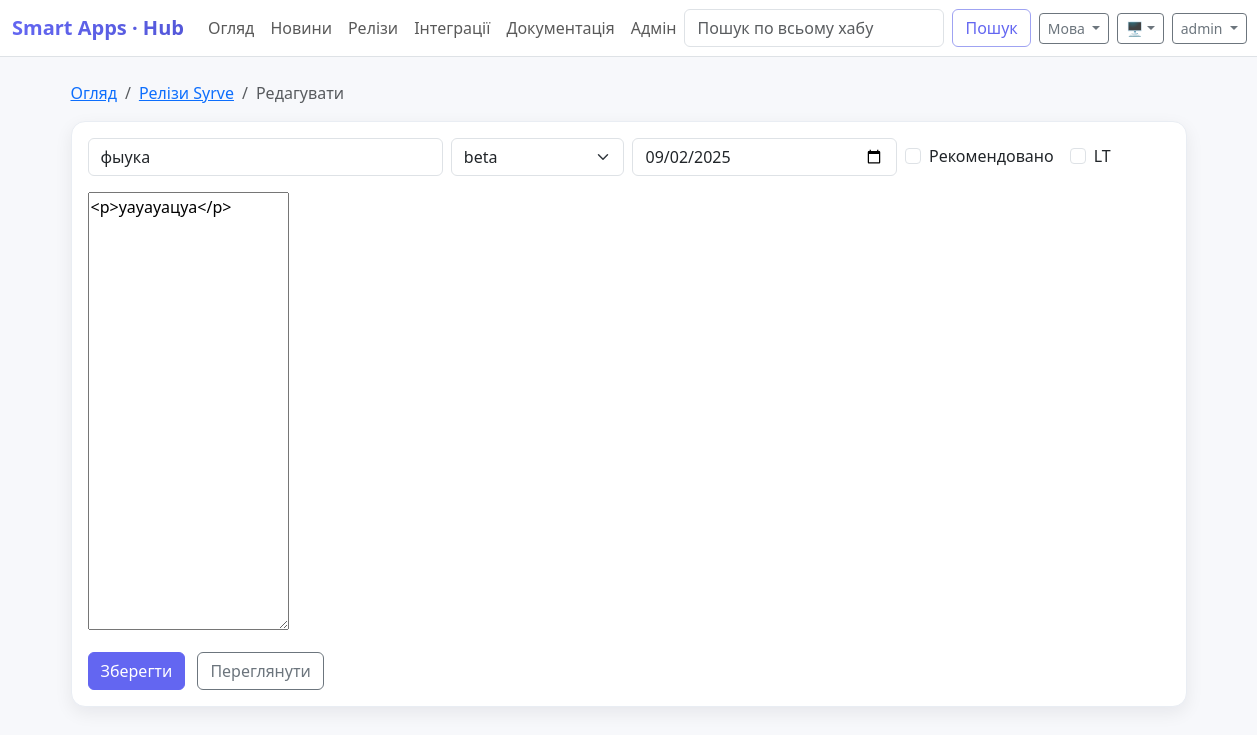
The app's page /release_edit.php?id=6 (signed in) with its own data.
### tables this page shows
CREATE TABLE syrve_releases (
        id INTEGER PRIMARY KEY AUTOINCREMENT,
        name TEXT NOT NULL,
        slug TEXT NOT NULL UNIQUE,
        released_at TEXT NOT NULL,
        channel TEXT NOT NULL DEFAULT 'stable',
        is_recommended INTEGER NOT NULL DEFAULT 0,
        is_lt INTEGER NOT NULL DEFAULT 0
    , notes_html TEXT NOT NULL DEFAULT '');

### helpers.php (called while the page is built, shortened)
<?php
require_once __DIR__.'/db.php';
if (!function_exists('__')) {
    function __($key): string {
        $d = $GLOBALS['I18N'] ?? [];
        return (string)($d[$key] ?? $key);
    }
}
function e($s){ return htmlspecialchars((string)($s ?? ''), ENT_QUOTES, 'UTF-8'); }
function db_one($sql, $params = []){
    $st = db()->prepare($sql);
    $st->execute($params);
    $r = $st->fetch(PDO::FETCH_ASSOC);
    return $r ?: null;
}

### db.php (called while the page is built, shortened)
<?php
function db(): PDO {
    static $pdo = null;
    if ($pdo === null) {
        $dataDir = __DIR__ . '/data';
        $pdo = new PDO('sqlite:' . $dataDir . '/app.db');
        $pdo->setAttribute(PDO::ATTR_ERRMODE, PDO::ERRMODE_EXCEPTION);
        $pdo->exec('PRAGMA foreign_keys = ON;');
        $pdo->exec('PRAGMA journal_mode = WAL;');
        $pdo->exec('PRAGMA synchronous = NORMAL;');
        $pdo->exec('PRAGMA busy_timeout = 5000;');
        migrate($pdo);
    }
    return $pdo;
}
function col_exists(PDO $pdo, string $table, string $col): bool {
    $st = $pdo->query("PRAGMA table_info($table)");
    foreach ($st->fetchAll(PDO::FETCH_ASSOC) as $r) {
        if (strcasecmp((string)$r['name'], $col) === 0) return true;
    }
    return false;
}
function add_col_if_missing(PDO $pdo, string $table, string $col, string $typeSql): void {
    if (!col_exists($pdo, $table, $col)) {
        $pdo->exec("ALTER TABLE $table ADD COLUMN $col $typeSql");
    }
}
function migrate(PDO $pdo): void {
    $pdo->exec("
        CREATE TABLE IF NOT EXISTS news(
            id INTEGER PRIMARY KEY AUTOINCREMENT,
            title      TEXT NOT NULL,
            body_md    TEXT NOT NULL DEFAULT '',
            body_html  TEXT NOT NULL DEFAULT '',
            tags       TEXT DEFAULT '',
            created_at TEXT NOT NULL,
            author     TEXT DEFAULT ''
        );
    ");
    $pdo->exec("
        CREATE TABLE IF NOT EXISTS docs(
            id INTEGER PRIMARY KEY AUTOINCREMENT,
            title          TEXT NOT NULL,
            description_md TEXT NOT NULL,
            link           TEXT DEFAULT '',
            file_path      TEXT DEFAULT '',
            tags           TEXT DEFAULT '',
            updated_at     TEXT NOT NULL
        );
    ");
    $pdo->exec("
        CREATE TABLE IF NOT EXISTS plugins(
            id        INTEGER PRIMARY KEY AUTOINCREMENT,
            slug      TEXT NOT NULL UNIQUE,
            name      TEXT NOT NULL,
            description TEXT NOT NULL,
            repo_url  TEXT DEFAULT '',
            homepage  TEXT DEFAULT '',
            is_active INTEGER NOT NULL DEFAULT 1,
            category  TEXT NOT NULL DEFAULT ''
        );
    ");
    $pdo->exec("
        CREATE TABLE IF NOT EXISTS plugin_versions(
            id          INTEGER PRIMARY KEY AUTOINCREMENT,
            plugin_id   INTEGER NOT NULL REFERENCES plugins(id) ON DELETE CASCADE,
            version     TEXT NOT NULL,
            channel     TEXT NOT NULL,
            min_syrve   TEXT NOT NULL,
            released_at TEXT NOT NULL,
            file_path   TEXT DEFAULT '',
            checksum    TEXT DEFAULT '',
            changelog_md TEXT DEFAULT ''
        );
    ");
    $pdo->exec("
        CREATE TABLE IF NOT EXISTS syrve_releases(
            id             INTEGER PRIMARY KEY AUTOINCREMENT,
            name           TEXT NOT NULL,
            slug           TEXT NOT NULL UNIQUE,
            released_at    TEXT NOT NULL,
            channel        TEXT NOT NULL,
            is_recommended INTEGER NOT NULL DEFAULT 0,
            is_lt          INTEGER NOT NULL DEFAULT 0,
            notes_html     TEXT NOT NULL DEFAULT ''
        );
    ");
    $pdo->exec("
        CREATE TABLE IF NOT EXISTS users(
            id INTEGER PRIMARY KEY AUTOINCREMENT,
            username     TEXT NOT NULL UNIQUE,
            password_hash TEXT NOT NULL,
            role         TEXT NOT NULL DEFAULT 'editor',
            is_active    INTEGER NOT NULL DEFAULT 1,
            created_at   TEXT NOT NULL
        );
    ");
    add_col_if_missing($pdo, 'news', 'body_html', "TEXT NOT NULL DEFAULT ''");
    add_col_if_missing($pdo, 'syrve_releases', 'notes_html', "TEXT NOT NULL DEFAULT ''");
    add_col_if_missing($pdo, 'plugins', 'category', "TEXT NOT NULL DEFAULT ''");
    $pdo->exec("
        CREATE TABLE IF NOT EXISTS plugin_files(
            id INTEGER PRIMARY KEY AUTOINCREMENT,
            plugin_version_id INTEGER NOT NULL REFERENCES plugin_versions(id) ON DELETE CASCADE,
            label      TEXT NOT NULL DEFAULT '',
            file_path  TEXT NOT NULL,
            checksum   TEXT NOT NULL DEFAULT '',
            ext        TEXT NOT NULL DEFAULT '',
            size_bytes INTEGER NOT NULL DEFAULT 0
        );
    ");
    add_col_if_missing($pdo, 'plugin_files', 'ext', "TEXT NOT NULL DEFAULT ''");
    add_col_if_missing($pdo, 'plugin_files', 'size_bytes', "INTEGER NOT NULL DEFAULT 0");
    $u = __DIR__ . '/uploads';
    $pdo->exec("
        CREATE VIRTUAL TABLE IF NOT EXISTS search_all USING fts5(
            type,              -- 'news' | 'doc' | 'plugin'
            rid UNINDEXED,     -- id строки в своей таблице
            title,
            body,
            tags,
            tokenize='unicode61'
        );
    ");
    $pdo->exec("
        CREATE TRIGGER IF NOT EXISTS trg_news_ai AFTER INSERT ON news BEGIN
          INSERT INTO search_all(type,rid,title,body,tags)
          VALUES('news', NEW.id, NEW.title, COALESCE(NULLIF(NEW.body_html,''), NEW.body_md), COALESCE(NEW.tags,''));
        END;
    ");
    $pdo->exec("
        CREATE TRIGGER IF NOT EXISTS trg_news_au AFTER UPDATE ON news BEGIN
          DELETE FROM search_all WHERE type='news' AND rid=OLD.id;
          INSERT INTO search_all(type,rid,title,body,tags)
          VALUES('news', NEW.id, NEW.title, COALESCE(NULLIF(NEW.body_html,''), NEW.body_md), COALESCE(NEW.tags,''));
        END;
    ");
    $pdo->exec("
        CREATE TRIGGER IF NOT EXISTS trg_news_ad AFTER DELETE ON news BEGIN
          DELETE FROM search_all WHERE type='news' AND rid=OLD.id;
        END;
    ");
    $pdo->exec("
        CREATE TRIGGER IF NOT EXISTS trg_docs_ai AFTER INSERT ON docs BEGIN
          INSERT INTO search_all(type,rid,title,body,tags)
          VALUES('doc', NEW.id, NEW.title, NEW.description_md, COALESCE(NEW.tags,''));
        END;
    ");
    $pdo->exec("
        CREATE TRIGGER IF NOT EXISTS trg_docs_au AFTER UPDATE ON docs BEGIN
          DELETE FROM search_all WHERE type='doc' AND rid=OLD.id;
          INSERT INTO search_all(type,rid,title,body,tags)
          VALUES('doc', NEW.id, NEW.title, NEW.description_md, COALESCE(NEW.tags,''));
        END;
    ");
    $pdo->exec("
        CREATE TRIGGER IF NOT EXISTS trg_docs_ad AFTER DELETE ON docs BEGIN
          DELETE FROM search_all WHERE type='doc' AND rid=OLD.id;
        END;
    ");
    $pdo->exec("
        CREATE TRIGGER IF NOT EXISTS trg_plugins_ai AFTER INSERT ON plugins BEGIN
          INSERT INTO search_all(type,rid,title,body,tags)
          VALUES('plugin', NEW.id, NEW.name, NEW.description, COALESCE(NEW.category,''));
        END;
    ");
    $pdo->exec("
        CREATE TRIGGER IF NOT EXISTS trg_plugins_au AFTER UPDATE ON plugins BEGIN
          DELETE FROM search_all WHERE type='plugin' AND rid=OLD.id;
          INSERT INTO search_all(type,rid,title,body,tags)
          VALUES('plugin', NEW.id, NEW.name, NEW.description, COALESCE(NEW.category,''));
        END;
    ");
    $pdo->exec("
        CREATE TRIGGER IF NOT EXISTS trg_plugins_ad AFTER DELETE ON plugins BEGIN
          DELETE FROM search_all WHERE type='plugin' AND rid=OLD.id;
        END;
    ");
    try {
        $cnt = (int)$pdo->query("SELECT COUNT(*) FROM search_all")->fetchColumn();
    } catch (Throwable $e) {
        $cnt = 0;
    }
}

### release_edit.php (the view, shortened to what this page needs)
<?php
require_once __DIR__.'/helpers.php';
$id  = (int)($_GET['id'] ?? 0);
$rel = $id ? db_one('SELECT * FROM syrve_releases WHERE id=?',[$id]) : null;
include __DIR__.'/partials_header.php';
?>
<nav aria-label="breadcrumb" class="mb-3">
    <ol class="breadcrumb">
        <li class="breadcrumb-item"><a href="index.php"><?=__('Overview')?></a></li>
        <li class="breadcrumb-item"><a href="releases.php"><?=__('Syrve releases')?></a></li>
        <li class="breadcrumb-item active"><?=__('Edit')?></li>
    </ol>
</nav>
<div class="card card-hover">
    <div class="card-body">
        <form method="post">
            <div class="row g-2">
                <div class="col-md-4">
                    <input class="form-control" name="name" value="<?=e($rel['name'])?>" placeholder="<?=__('Title')?>" required>
                </div>
                <div class="col-md-2">
                    <select class="form-select" name="channel" aria-label="<?=__('Channel')?>">
                        <?php foreach(['stable','beta','preview'] as $c): ?>
                            <option value="<?=$c?>" <?=$rel['channel']===$c?'selected':''?>><?=$c?></option>
                        <?php endforeach; ?>
                    </select>
                </div>
                <div class="col-md-3">
                    <input class="form-control" type="date" name="released_at" value="<?=e($rel['released_at'])?>" placeholder="<?=__('Release date')?>" required>
                </div>
                <div class="col-md-3 d-flex align-items-center gap-3">
                    <label class="form-check">
                        <input class="form-check-input" type="checkbox" name="is_recommended" <?=$rel['is_recommended']?'checked':''?>>
                        <?=__('Recommended')?>
                    </label>
                    <label class="form-check">
                        <input class="form-check-input" type="checkbox" name="is_lt" <?=$rel['is_lt']?'checked':''?>>
                        <?=__('LT')?>
                    </label>
                </div>
            </div>
            <div class="mt-3">
                <textarea id="notes_html" name="notes_html" rows="18"><?=e($rel['notes_html'])?></textarea>
            </div>
            <div class="mt-3">
                <button class="btn btn-primary"><?=__('Save')?></button>
                <a class="btn btn-outline-secondary ms-2" href="release_view.php?slug=<?=e($rel['slug'])?>"><?=__('View')?></a>
            </div>
        </form>
    </div>
</div>
<?php include __DIR__.'/partials_footer.php'; ?>

### assets/style.css (style rules this page uses)
:root { --sa-bg: #f7f8fb; --sa-card: #ffffff; --sa-card-2: color-mix(in srgb, var(--sa-card) 92%, #fff); --sa-border: #e9edf3; --sa-ink: #0b1220; --sa-muted: #687385; --sa-brand-50: #eef2ff; --sa-brand-100: #e0e7ff; --sa-brand-200: #c7d2fe; --sa-brand-300: #a5b4fc; --sa-brand-400: #818cf8; --sa-brand-500: #6366f1; --sa-brand-600: #5458d9; --sa-accent: #22c55e; --sa-info: #3b82f6; --sa-warn: #f59e0b; --sa-danger: #ef4444; --sa-radius: 14px; --sa-shadow-sm: 0 6px 18px rgba(12,16,26,.07); --sa-shadow: 0 14px 34px rgba(12,16,26,.10); --sa-time-1: .14s; --sa-time-2: .24s; --sa-time-3: .38s; --sa-ease: cubic-bezier(.2,.55,.18,.99); color-scheme: light dark; }
body { background:var(--sa-bg); color:var(--sa-ink); }
.card { background:var(--sa-card); border:1px solid var(--sa-border); border-radius:var(--sa-radius); box-shadow:var(--sa-shadow-sm); transition: transform var(--sa-time-2) var(--sa-ease), box-shadow var(--sa-time-2) var(--sa-ease), border-color var(--sa-time-2) var(--sa-ease); }
.btn-primary { --bs-btn-bg: var(--sa-brand-500); --bs-btn-border-color: var(--sa-brand-500); --bs-btn-hover-bg: var(--sa-brand-600); --bs-btn-hover-border-color: var(--sa-brand-600); --bs-btn-active-bg: var(--sa-brand-600); }
.sa-entrance { animation: sa-fade-up var(--sa-time-3) var(--sa-ease); }
.btn, .chip, .list-group-item, .file-chip { transition: transform var(--sa-time-1) var(--sa-ease), box-shadow var(--sa-time-2) var(--sa-ease), background-color var(--sa-time-2) var(--sa-ease); }
:where(a,button,.form-control,.form-select):focus { box-shadow:0 0 0 .2rem color-mix(in srgb, var(--sa-brand-500) 28%, transparent) !important; border-color: color-mix(in srgb, var(--sa-brand-500) 55%, var(--sa-border)) !important; }
* { scrollbar-width: thin; scrollbar-color: color-mix(in srgb, var(--sa-muted) 35%, transparent) transparent; }

### records on screen
syrve_releases: name "фыука", channel "beta", released_at "09/02/2025", notes_html "<p>уауауацуа</p>"

### other values on screen
__('Overview') "Огляд"
__('News') "Новини"
__('Releases') "Релізи"
__('Plugins') "Інтеграції"
__('Docs') "Документація"
__('Admin') "Адмін"
__('Search') "Пошук"
__('Language') "Мова"
current_user()['username'] "admin"
__('Syrve releases') "Релізи Syrve"
__('Edit') "Редагувати"
__('Recommended') "Рекомендовано"
__('LT') "LT"
__('Save') "Зберегти"
__('View') "Переглянути"
